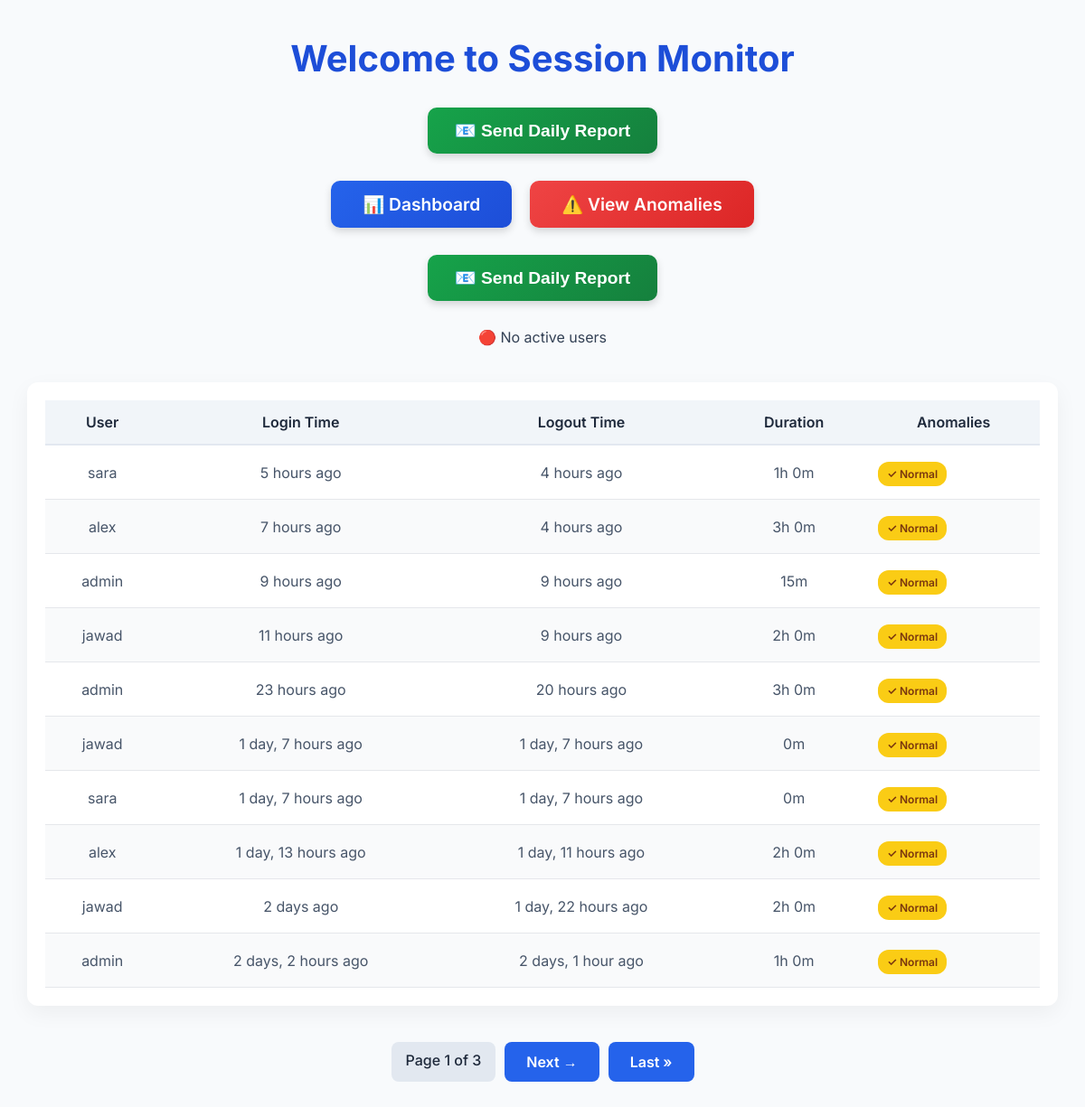
The page / on the database its author committed.
### tracker/models.py (models this page shows, shortened)
class SessionLog(models.Model):
    user = models.ForeignKey(User, on_delete=models.CASCADE)
    computer_name = models.CharField(max_length=100, null=True, blank=True)
    login_time = models.DateTimeField()
    logout_time = models.DateTimeField(null=True, blank=True)
    session_duration = models.DurationField(null=True, blank=True)
    def is_anomalous(self):
        india_tz = pytz.timezone("Asia/Kolkata")
        local_login = self.login_time.astimezone(india_tz)
        return local_login.hour < 7 or local_login.hour > 21
    is_anomalous.boolean = True
    is_anomalous.short_description = 'Anomalous?'

### tracker/views.py (the view)
# urls.py: 2. Add a URL to urlpatterns:  path('', views.home, name='home')
def home(request):
    all_logs = SessionLog.objects.select_related('user').order_by('-login_time')
    paginator = Paginator(all_logs, 10)
    page_number = request.GET.get('page')
    page_logs = paginator.get_page(page_number)
    for log in page_logs:
        log.login_time = localtime(log.login_time)
        log.logout_time = localtime(log.logout_time) if log.logout_time else None
        if log.logout_time:
            if log.logout_time <= now():
                delta = log.logout_time - log.login_time
                hours, remainder = divmod(delta.total_seconds(), 3600)
                minutes = remainder // 60
                log.duration_str = f"{int(hours)}h {int(minutes)}m" if hours else f"{int(minutes)}m"
                log.logout_status = log.logout_time.strftime('%I:%M %p, %b %d')
            else:
                log.duration_str = "Invalid (future logout)"
                log.logout_status = "Invalid"
        else:
            log.duration_str = "Active"
            log.logout_status = "Active"
        log.anomalies = is_anomalous(log)
    active_users = SessionLog.objects.filter(logout_time__isnull=True).count()
    return render(request, 'home.html', {
        'logs': page_logs,
        'active_users': active_users
    })

### tracker/views.py (called while the page is built)
def is_anomalous(log):
    notes = []
    if log.logout_time:
        if log.logout_time < log.login_time:
            notes.append("⚠️ Logout before login")
        elif log.logout_time > now().astimezone(pytz.timezone("Asia/Kolkata")):
            notes.append("⚠️ Future logout time")
    duration = (log.logout_time - log.login_time) if log.logout_time else timedelta(0)
    if duration > timedelta(hours=8):
        notes.append("⚠️ Excessive session (>8h)")
    return notes if notes else ["✓ Normal"]

### tracker/templates/home.html (shortened to what this page needs)
{% load humanize %}
<!DOCTYPE html>
<html lang="en">
<head>
</head>
<body>
<h1>Welcome to Session Monitor</h1>
<div style="display: flex; justify-content: center; gap: 20px; margin: 30px auto;">
    <form method="post" action="{% url 'send_email' %}" style="display: inline;">
        <button type="submit" style="padding: 14px 30px; background: linear-gradient(135deg, #16a34a, #15803d); color: white; font-size: 1.2em; font-weight: 600; border-radius: 10px; border: none; cursor: pointer; transition: transform 0.2s ease, box-shadow 0.3s ease; box-shadow: 0 4px 8px rgba(0, 0, 0, 0.15);">
            📧 Send Daily Report
        </button>
    </form>
</div>
<div style="display: flex; justify-content: center; gap: 20px; margin: 30px auto; flex-wrap: wrap;">
    <a href="/dashboard/" style="padding: 14px 35px; background: linear-gradient(135deg, #2563eb, #1d4ed8); color: white; font-size: 1.2em; font-weight: 600; border-radius: 10px; text-decoration: none; text-align: center; transition: transform 0.3s ease, box-shadow 0.3s ease; box-shadow: 0 4px 8px rgba(0, 0, 0, 0.15);">
        📊 Dashboard
    </a>
    <a href="/anomalies/" style="padding: 14px 35px; background: linear-gradient(135deg, #ef4444, #dc2626); color: white; font-size: 1.2em; font-weight: 600; border-radius: 10px; text-decoration: none; text-align: center; transition: transform 0.3s ease, box-shadow 0.3s ease; box-shadow: 0 4px 8px rgba(0, 0, 0, 0.15);">
        ⚠️ View Anomalies
    </a>
</div>
<div style="display: flex; justify-content: center; gap: 20px; margin: 30px auto;">
    <form method="post" action="{% url 'send_email' %}" style="display: inline;">
        <button type="submit" style="padding: 14px 30px; background: linear-gradient(135deg, #16a34a, #15803d); color: white; font-size: 1.2em; font-weight: 600; border-radius: 10px; border: none; cursor: pointer; transition: transform 0.2s ease, box-shadow 0.3s ease; box-shadow: 0 4px 8px rgba(0, 0, 0, 0.15);">
            📧 Send Daily Report
        </button>
    </form>
</div>
<p>
    {% if active_users %}
        🟢 <strong>{{ active_users }}</strong> active user{{ active_users|pluralize }}
    {% else %}
        🔴 No active users
    {% endif %}
</p>
<div class="table-container">
    <table>
        <thead>
            <tr>
                <th>User</th>
                <th>Login Time</th>
                <th>Logout Time</th>
                <th>Duration</th>
                <th>Anomalies</th>
            </tr>
        </thead>
        <tbody>
            {% for log in logs %}
                <tr>
                    <td>{{ log.user.username|default:"-" }}</td>
                    <td title="{{ log.login_time }}">{{ log.login_time|naturaltime }}</td>
                    <td>
                        {% if log.duration_str == "Invalid (future logout)" %}
                            <span class="status invalid">Invalid</span>
                        {% elif log.logout_time %}
                            <span title="{{ log.logout_time }}">{{ log.logout_time|naturaltime }}</span>
                        {% else %}
                            <span class="status active">Active</span>
                        {% endif %}
                    </td>
                    <td>
                        {% if log.duration_str == "Invalid (future logout)" %}
                            <span class="red-text">{{ log.duration_str }}</span>
                        {% else %}
                            {{ log.duration_str|default:"-" }}
                        {% endif %}
                    </td>
                    <td class="anomalies-column">
                        {% if log.anomalies %}
                            {% for issue in log.anomalies %}
                                <span class="anomaly-tag" title="Potential Issue">{{ issue }}</span>
                            {% endfor %}
                        {% else %}
                            <span style="color: #16a34a; font-weight: 500;">✔ Normal</span>
                        {% endif %}
                    </td>
                </tr>
            {% empty %}
                <tr><td colspan="5">No session logs found.</td></tr>
            {% endfor %}
        </tbody>
    </table>
</div>
{% if logs.has_other_pages %}
    <div class="pagination" style="margin-bottom: 40px;">
        <span class="page-info">Page {{ logs.number }} of {{ logs.paginator.num_pages }}</span>
        {% if logs.has_next %}
            <a class="btn" href="?page={{ logs.next_page_number }}">Next &#8594;</a>
            <a class="btn" href="?page={{ logs.paginator.num_pages }}">Last &raquo;</a>
        {% endif %}
    </div>
{% endif %}
</body>
</html>

### tracker/templates/home.html (style rules this page uses)
body { font-family: 'Inter', sans-serif; margin: 0; padding: 0; background-color: #f8fafc; color: #1e293b; }
h1 { text-align: center; margin-top: 40px; font-size: 2.5em; color: #1d4ed8; animation: slideIn 0.6s ease-out; }
.btn { padding: 12px 24px; background-color: #2563eb; color: white; border: none; border-radius: 8px; font-weight: 600; font-size: 1em; cursor: pointer; text-decoration: none; transition: background-color 0.3s ease; }
.anomaly-tag { display: inline-block; margin: 4px 6px 0 0; padding: 6px 10px; font-size: 0.75rem; border-radius: 12px; background-color: #facc15; color: #78350f; font-weight: 600; white-space: nowrap; }
.table-container { margin: 40px auto; width: 95%; max-width: 1100px; overflow-x: auto; background: white; padding: 20px; border-radius: 12px; box-shadow: 0 8px 24px rgba(0,0,0,0.05); }
table { width: 100%; border-collapse: collapse; }
th, td { padding: 14px 12px; text-align: center; }
thead th { background-color: #f1f5f9; color: #1e293b; font-weight: 600; border-bottom: 2px solid #e2e8f0; }
tbody td { color: #475569; border-bottom: 1px solid #e5e7eb; }
tbody tr:nth-child(even) { background-color: #f9fafb; }
.pagination { display: flex; justify-content: center; gap: 10px; flex-wrap: wrap; margin-top: 20px; }
.page-info { padding: 10px 16px; background-color: #e2e8f0; border-radius: 8px; font-weight: 500; }
p { text-align: center; margin-top: 10px; color: #334155; }
.anomalies-column { text-align: left; }

### rows shown on the page
SessionLog: user.username "sara", login_time "5 hours ago", logout_time "4 hours ago", duration_str "1h 0m", anomalies "✓ Normal"
SessionLog: user.username "alex", login_time "7 hours ago", logout_time "4 hours ago", duration_str "3h 0m", anomalies "✓ Normal"
SessionLog: user.username "admin", login_time "9 hours ago", logout_time "9 hours ago", duration_str "15m", anomalies "✓ Normal"
SessionLog: user.username "jawad", login_time "11 hours ago", logout_time "9 hours ago", duration_str "2h 0m", anomalies "✓ Normal"
SessionLog: user.username "admin", login_time "23 hours ago", logout_time "20 hours ago", duration_str "3h 0m", anomalies "✓ Normal"
SessionLog: user.username "jawad", login_time "1 day, 7 hours ago", logout_time "1 day, 7 hours ago", duration_str "0m", anomalies "✓ Normal"
SessionLog: user.username "sara", login_time "1 day, 7 hours ago", logout_time "1 day, 7 hours ago", duration_str "0m", anomalies "✓ Normal"
SessionLog: user.username "alex", login_time "1 day, 13 hours ago", logout_time "1 day, 11 hours ago", duration_str "2h 0m", anomalies "✓ Normal"
SessionLog: user.username "jawad", login_time "2 days ago", logout_time "1 day, 22 hours ago", duration_str "2h 0m", anomalies "✓ Normal"
SessionLog: user.username "admin", login_time "2 days, 2 hours ago", logout_time "2 days, 1 hour ago", duration_str "1h 0m", anomalies "✓ Normal"

### other values the page prints
{{ logs.number }} "1"
{{ logs.paginator.num_pages }} "3"
